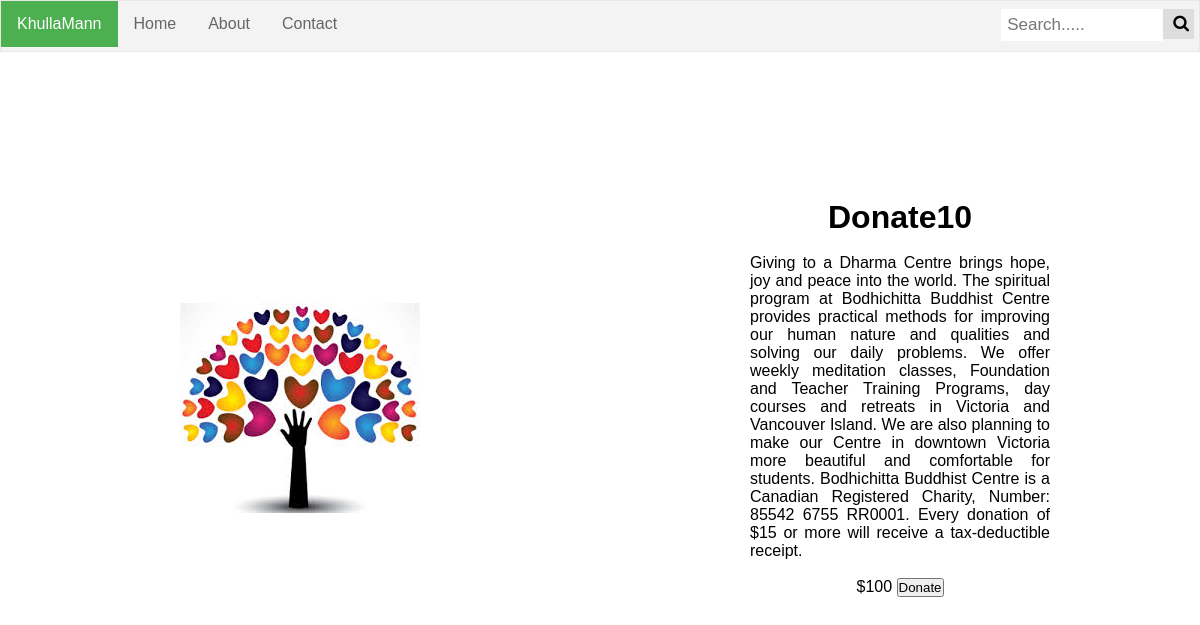
Page /post.php?value_key=10 on the committed database.
### tables this page shows
CREATE TABLE `donation_post` (
  `post_id` int(11) NOT NULL,
  `file_path` text NOT NULL,
  `title` varchar(20) NOT NULL,
  `bio` text NOT NULL,
  `description` text NOT NULL,
  `post_date` date NOT NULL,
  `post_time` time NOT NULL,
  `donee_id` int(11) DEFAULT NULL,
  `flag` tinyint(1) NOT NULL
);

### post.php (the view, shortened to what this page needs)
<!DOCTYPE html>
<html>
<head>
	<link rel="stylesheet" href="https://cdnjs.cloudflare.com/ajax/libs/font-awesome/4.7.0/css/font-awesome.min.css">
</head>
<body>
 <?php
include 'src/db/connection.php';
$var = $_GET['value_key'];
$sql = "SELECT * FROM donation_post where post_id = '{$var}'";
 $result = mysqli_query($conn,$sql);
$row = mysqli_fetch_array($result);
echo "<div class='split right'>
  <div class='centered' >
    <h1>".$row['title']."</h1>
    <br>
    <p align='justify'>".$row['description']."</p>
    <br>
    <label>$100</label>
    <button>Donate</button>
    <div style='margin: 24px 0;'>
  </div>
  </div>
</div>
<div class='split left'>
  <div class='centered'>
    <img src='".$row['file_path']."'>
  </div>
</div>";
?>
</body>
</html>

### post.php (style rules this page uses)
body { font-family: Arial; color: white; }
.split { height: 90%; width: 50%; position: fixed; z-index: 1; top: 0; overflow-x: hidden; margin-top: 50px; }
.left { left: 0; background-size: 100% 100%; background-repeat: no-repeat; }
.right { right: 0; }
.centered { position: absolute; top: 50%; left: 50%; transform: translate(-50%, -50%); text-align: center; color: black; }

### rows in the picture
donation_post: title "Donate10", description "Giving to a Dharma Centre brings hope, joy and peace into the world. The spiritual program at Bodhichitta Buddhist Centre provides practical methods for improving our human nature and qualities and solving our daily problems. We offer weekly meditation classes, Foundation and Teacher Training Programs, day courses and retreats in Victoria and Vancouver Island. We are also planning to make our Centre in downtown Victoria more beautiful and comfortable for students. Bodhichitta Buddhist Centre is a Canadian Registered Charity, Number: 85542 6755 RR0001. Every donation of $15 or more will receive a tax-deductible receipt."
